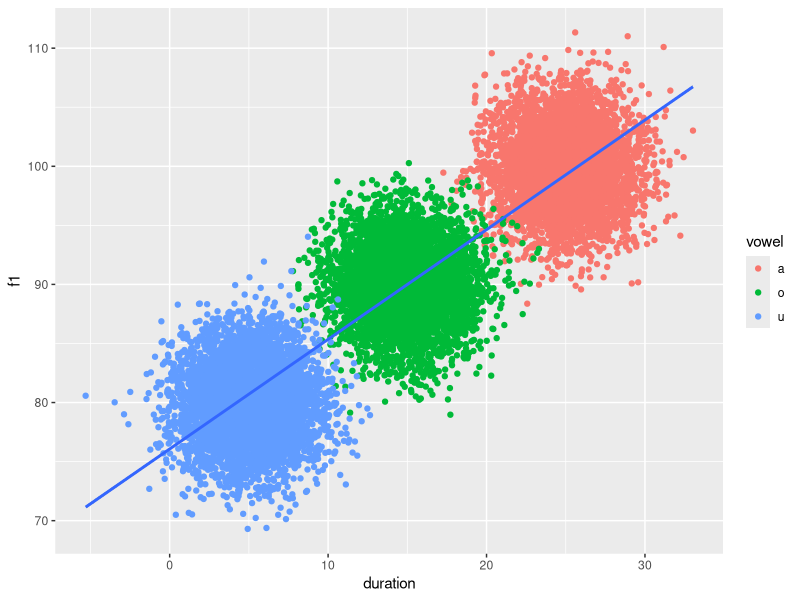
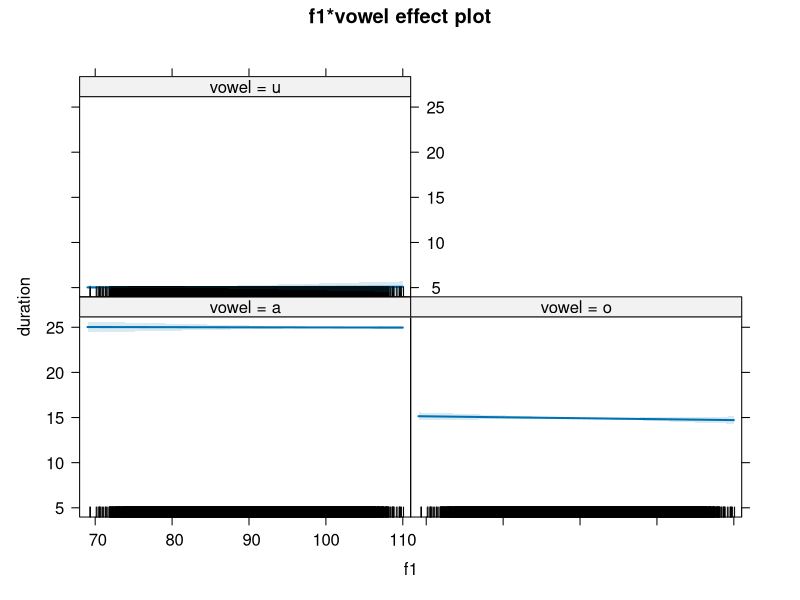
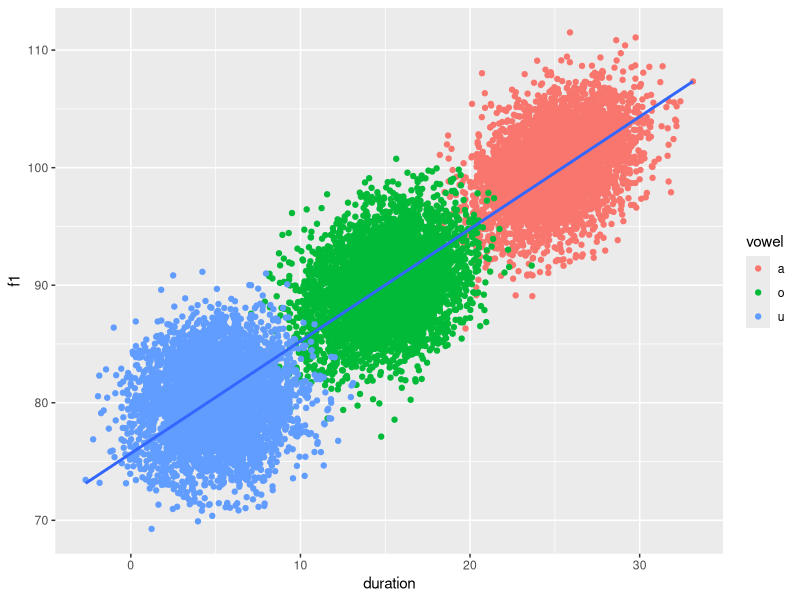
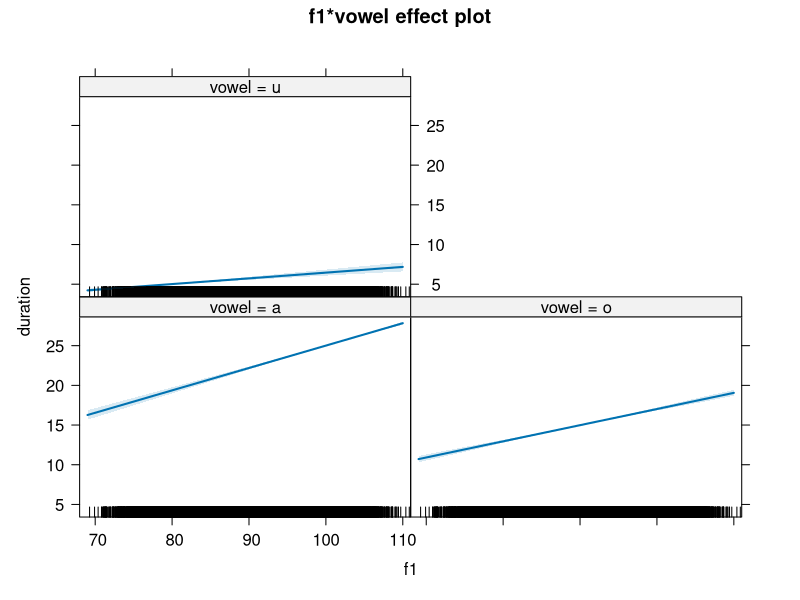

Write the R code that produced these figures, in order. (Note: this script raises an error after producing the figures.)
## ---- chunk 1
knitr::opts_chunk$set(echo = TRUE)
library(dplyr)
library(mvtnorm)
library(ggplot2)
library(effects)
## ---- chunk 2
a <- rmvnorm(n=5000,mean=c(25,100),sigma=matrix(c(5,0*sqrt(50), 
0*sqrt(50),10),2,2)) %>%
    data.frame() %>%
    mutate(vowel = "a")
o <- rmvnorm(n=5000,mean=c(15,90),sigma=matrix(c(5,0*sqrt(50), 
0*sqrt(50),10),2,2)) %>%
    data.frame() %>%
    mutate(vowel = "o")
u <- rmvnorm(n=5000,mean=c(5,80),sigma=matrix(c(5,0*sqrt(50), 
0*sqrt(50),10),2,2)) %>%
    data.frame() %>%
    mutate(vowel = "u")

vowels.3 <- rbind(a, o, u) %>%
    rename(duration = X1, f1 = X2) %>%
    mutate_if(is.character, as.factor)
## ---- chunk 3
vowels.3 %>%
    ggplot(aes(duration, f1)) +
    geom_point(aes(colour = vowel)) +
    geom_smooth(method = "lm")
## ---- chunk 4
vowels.3.lm <- lm(
    duration ~
        f1 *
        vowel,
    data = vowels.3
)

summary(vowels.3.lm)
## ---- chunk 5
plot(allEffects(vowels.3.lm))
## ---- chunk 6
a <- rmvnorm(n=5000,mean=c(25,100),sigma=matrix(c(5,0.4*sqrt(50), 
0.4*sqrt(50),10),2,2)) %>%
    data.frame() %>%
    mutate(vowel = "a")
o <- rmvnorm(n=5000,mean=c(15,90),sigma=matrix(c(5,0.3*sqrt(50), 
0.3*sqrt(50),10),2,2)) %>%
    data.frame() %>%
    mutate(vowel = "o")
u <- rmvnorm(n=5000,mean=c(5,80),sigma=matrix(c(5,0.1*sqrt(50), 
0.1*sqrt(50),10),2,2)) %>%
    data.frame() %>%
    mutate(vowel = "u")

vowels <- rbind(a, o, u) %>%
    rename(duration = X1, f1 = X2) %>%
    mutate_if(is.character, as.factor)
## ---- chunk 7
vowels %>%
    ggplot(aes(duration, f1)) +
    geom_point(aes(colour = vowel)) +
    geom_smooth(method = "lm")
## ---- chunk 8
vowels.lm <- lm(
    duration ~
        f1 *
        vowel,
    data = vowels
)

summary(vowels.lm)
## ---- chunk 9
plot(allEffects(vowels.lm))
## ---- chunk 10
vowels.lm <- lm(
    duration ~
        f1,
    data = filter(vowels, vowel == "u")
)

summary(vowels.lm)
## ---- chunk 11
n     <- 15000                    # length of vector
rho   <- 0.4                   # desired correlation = cos(angle)
theta <- acos(rho)             # corresponding angle
x1    <- c(rnorm(5000, 100, 10), rnorm(5000, 90, 10), rnorm(5000, 80, 10))        # fixed given data
x2    <- rnorm(n, 2, 0.5)      # new random data
X     <- cbind(x1, x2)         # matrix
Xctr  <- scale(X, center=TRUE, scale=FALSE)   # centered columns (mean 0)

Id   <- diag(n)                               # identity matrix
Q    <- qr.Q(qr(Xctr[ , 1, drop=FALSE]))      # QR-decomposition, just matrix Q
P    <- tcrossprod(Q)          # = Q Q'       # projection onto space defined by x1
x2o  <- (Id-P) %*% Xctr[ , 2]                 # x2ctr made orthogonal to x1ctr
Xc2  <- cbind(Xctr[ , 1], x2o)                # bind to matrix
Y    <- Xc2 %*% diag(1/sqrt(colSums(Xc2^2)))  # scale columns to length 1

x <- Y[ , 2] + (1 / tan(theta)) * Y[ , 1]     # final new vector
cor(x1, x)
X3 <- rep(c("a", "o", "u"), each = 5000)
vowels.2 <- data.frame(x1, x, X3) %>%
    rename(f1 = x1, duration = x, vowel = X3)
## ---- chunk 12
vowels.2 %>%
    ggplot(aes(duration, f1)) +
    geom_point(aes(colour = vowel)) +
    geom_smooth(method = "lm")
## ---- chunk 13
vowels.2.lm <- lm(
    duration ~
        f1 *
        vowel,
    data = vowels.2
)

summary(vowels.2.lm)
## ---- chunk 14
plot(allEffects(vowels.2.lm))
